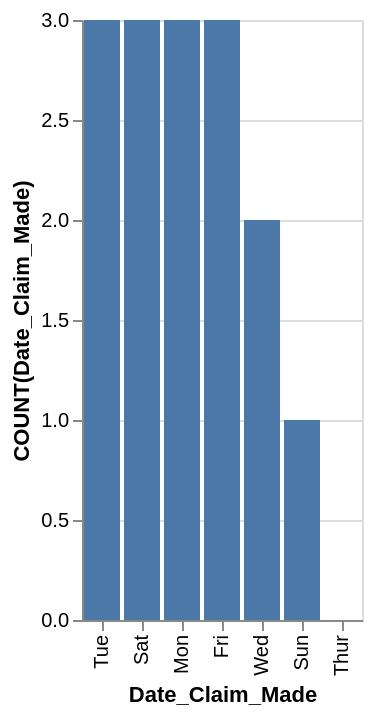

Vega-Lite specification stored for this chart:
### Vega-Lite specification from a JSON file in a GitHub repository (floating-point values rounded to 4 significant figures)
{"data": {"values": [{"x_data": "Tue", "y_data": 3}, {"x_data": "Sat", "y_data": 3}, {"x_data": "Mon", "y_data": 3}, {"x_data": "Fri", "y_data": 3}, {"x_data": "Wed", "y_data": 2}, {"x_data": "Sun", "y_data": 1}, {"x_data": "Thur", "y_data": 0}]}, "mark": "bar", "encoding": {"x": {"field": "x_data", "type": "nominal", "title": "Date_Claim_Made", "sort": {"op": "sum", "field": "y_data", "order": "descending"}}, "y": {"field": "y_data", "type": "quantitative", "title": "COUNT(Date_Claim_Made)"}}}
